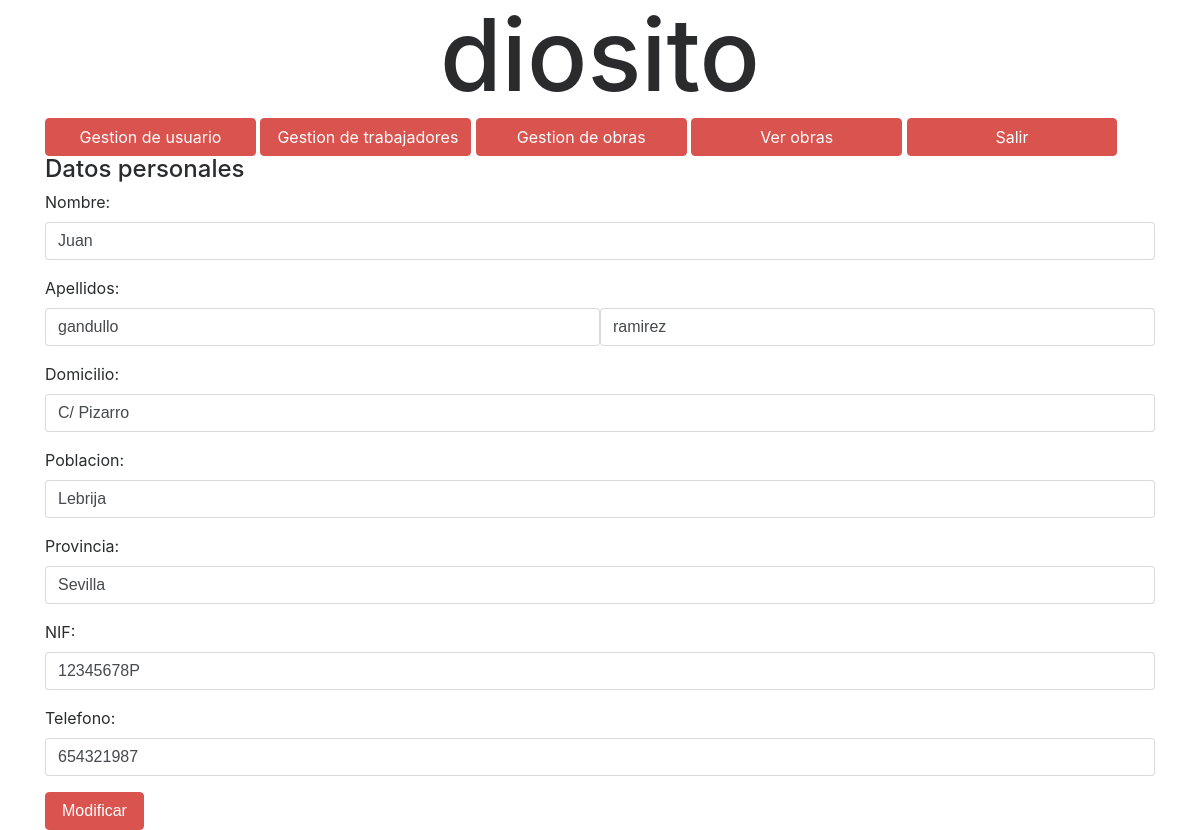
Page /perfilAdmin.php (signed in) on the committed database.
### tables this page shows
CREATE TABLE `usuarios` (
  `Usuario_id` int(15) NOT NULL,
  `Usuario_nombre` varchar(45) NOT NULL,
  `Usuario_apellido1` varchar(45) NOT NULL,
  `Usuario_apellido2` varchar(45) NOT NULL,
  `Usuario_nick` varchar(45) NOT NULL,
  `Usuario_clave` varchar(255) NOT NULL,
  `Usuario_fecha_alta` date NOT NULL,
  `Usuario_email` varchar(45) NOT NULL,
  `Usuario_bloqueado` tinyint(1) NOT NULL,
  `Usuario_fecha_bloqueo` date DEFAULT NULL,
  `Usuario_numero_intentos` int(1) NOT NULL,
  `Usuario_fecha_ultima_conexion` date DEFAULT NULL,
  `Usuario_token_aleatorio` varchar(45) DEFAULT NULL,
  `Usuario_domicilio` varchar(45) DEFAULT NULL,
  `Usuario_poblacion` varchar(45) DEFAULT NULL,
  `Usuario_provincia` varchar(45) DEFAULT NULL,
  `Usuario_perfil` varchar(45) DEFAULT NULL,
  `Usuario_nif` varchar(10) DEFAULT NULL,
  `Usuario_numero_telefono` int(12) DEFAULT NULL,
  `Usuario_fotografia` varchar(255) DEFAULT NULL,
  `Usuario_fecha_contratacion` date DEFAULT NULL
);

### perfilAdmin.php (the view, shortened to what this page needs)
<!DOCTYPE html>
<html lang="en">
<head>
    <link rel="stylesheet" href="css/bootstrap.min.css" >
</head>
<body>
<?php
    include_once "conexion.php";
    $nick = $_SESSION['usu_nick'];
    $sql = "SELECT Usuario_nombre, Usuario_apellido1, Usuario_apellido2, Usuario_domicilio, Usuario_poblacion, Usuario_provincia, Usuario_nif, Usuario_numero_telefono
            FROM usuarios
            WHERE Usuario_nick LIKE '$nick'";
    $result = $conn->query($sql);
    if ($result->num_rows > 0) {
        while($row = $result->fetch_assoc()) {
            $usu_nombre = $row['Usuario_nombre'];
            $usu_apellido1 = $row['Usuario_apellido1'];
            $usu_apellido2 = $row['Usuario_apellido2'];
            $usu_domicilio = $row['Usuario_domicilio'];
            $usu_poblacion = $row['Usuario_poblacion'];
            $usu_provincia = $row['Usuario_provincia'];
            $usu_nif = $row['Usuario_nif'];
            $usu_numero_telefono = $row['Usuario_numero_telefono'];
        }
    } else {
        echo "0 results";
    }
?>
<div class="container-fluid">
    <h1><?php echo $_SESSION['usu_nick']; ?></h1>
</div>
<div class="container">
    <a class="btn btn-danger" href="gestionUsuario.php" >Gestion de usuario</a>
    <a class="btn btn-danger" href="gestionTrabajador.php" >Gestion de trabajadores</a>
    <a class="btn btn-danger" href="gestionObra.php" >Gestion de obras</a>
    <a class="btn btn-danger" href="verObra.php" >Ver obras</a>
    <a class="btn btn-danger" href="desconectar.php" >Salir</a>
</div>
<div class="container justify-align-center">
    <h4>Datos personales</h4>
    <form action="modidficarInformacion.php" method="post">
        <div class="form-group">
            <label>Nombre: </label>
            <input class="form-control" type="text" name="nombre" value='<?php echo $usu_nombre ?>' />
        </div>
        <div class="form-group">
            <label>Apellidos: </label>
            <div class="container">
                <div class="row">
                <input class="col-6 form-control" type="text" name="apellido1" value='<?php echo $usu_apellido1  ?>' />
                <input class="col-6 form-control" type="text" name="apellido2" value='<?php echo $usu_apellido2  ?>' />
                </div>
            </div>
        </div>
        <div class="form-group">
            <label>Domicilio: </label>
            <input class="form-control" type="text" name="domicilio" value='<?php echo $usu_domicilio ?>' />
        </div>
        <div class="form-group">
            <label>Poblacion: </label>
            <input class="form-control" type="text" name="poblacion" value='<?php echo $usu_poblacion ?>' />
        </div>
        <div class="form-group">
            <label>Provincia: </label>
            <input class="form-control" type="text" name="provincia" value='<?php echo $usu_provincia ?>' />
        </div>
        <div class="form-group">
            <label>NIF: </label>
            <input class="form-control" type="text" name="nif" value='<?php echo $usu_nif ?>' />
        </div>
        <div class="form-group">
            <label>Telefono: </label>
            <input class="form-control" type="text" name="telefono" value='<?php echo $usu_numero_telefono ?>' />
        </div>
        <input class="d-flex justifi-content-end btn btn-danger" type="submit" value="Modificar" />
    </form>
</div>
</body>
</html>

### perfilAdmin.php (style rules this page uses)
a { width: 19%; }
h1 { text-align: center; font-size: 100px; }

### rows in the picture
usuarios: nombre "Juan", apellido1 "gandullo", apellido2 "ramirez", domicilio "C/ Pizarro", poblacion "Lebrija", provincia "Sevilla", nif "12345678P", telefono "654321987"
